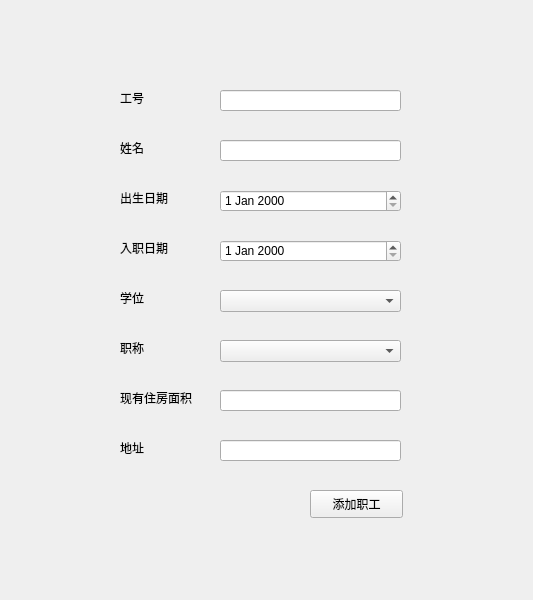
<?xml version="1.0" encoding="UTF-8"?>
<ui version="4.0">
 <class>AddWorker</class>
 <widget class="QWidget" name="AddWorker">
  <property name="geometry">
   <rect>
    <x>0</x>
    <y>0</y>
    <width>533</width>
    <height>600</height>
   </rect>
  </property>
  <property name="windowTitle">
   <string>添加职工</string>
  </property>
  <widget class="QLabel" name="worker_degree_label">
   <property name="geometry">
    <rect>
     <x>120</x>
     <y>290</y>
     <width>72</width>
     <height>15</height>
    </rect>
   </property>
   <property name="text">
    <string>学位</string>
   </property>
  </widget>
  <widget class="QPushButton" name="add_it_button">
   <property name="enabled">
    <bool>true</bool>
   </property>
   <property name="geometry">
    <rect>
     <x>310</x>
     <y>490</y>
     <width>93</width>
     <height>28</height>
    </rect>
   </property>
   <property name="text">
    <string>添加职工</string>
   </property>
  </widget>
  <widget class="QLabel" name="worker_title_label">
   <property name="geometry">
    <rect>
     <x>120</x>
     <y>340</y>
     <width>72</width>
     <height>15</height>
    </rect>
   </property>
   <property name="text">
    <string>职称</string>
   </property>
  </widget>
  <widget class="QLabel" name="worker_address_label">
   <property name="geometry">
    <rect>
     <x>120</x>
     <y>440</y>
     <width>72</width>
     <height>15</height>
    </rect>
   </property>
   <property name="text">
    <string>地址</string>
   </property>
  </widget>
  <widget class="QLineEdit" name="WorkerNameEdit">
   <property name="geometry">
    <rect>
     <x>220</x>
     <y>140</y>
     <width>181</width>
     <height>21</height>
    </rect>
   </property>
  </widget>
  <widget class="QLabel" name="worker_date_label">
   <property name="geometry">
    <rect>
     <x>120</x>
     <y>240</y>
     <width>72</width>
     <height>15</height>
    </rect>
   </property>
   <property name="text">
    <string>入职日期</string>
   </property>
  </widget>
  <widget class="QLabel" name="worker_id_label">
   <property name="geometry">
    <rect>
     <x>120</x>
     <y>90</y>
     <width>72</width>
     <height>15</height>
    </rect>
   </property>
   <property name="text">
    <string>工号</string>
   </property>
  </widget>
  <widget class="QLabel" name="worker_name_label">
   <property name="geometry">
    <rect>
     <x>120</x>
     <y>140</y>
     <width>72</width>
     <height>15</height>
    </rect>
   </property>
   <property name="text">
    <string>姓名</string>
   </property>
  </widget>
  <widget class="QLineEdit" name="workerIDEdit">
   <property name="geometry">
    <rect>
     <x>220</x>
     <y>90</y>
     <width>181</width>
     <height>21</height>
    </rect>
   </property>
  </widget>
  <widget class="QLabel" name="worker_area_label">
   <property name="geometry">
    <rect>
     <x>120</x>
     <y>390</y>
     <width>91</width>
     <height>16</height>
    </rect>
   </property>
   <property name="text">
    <string>现有住房面积</string>
   </property>
  </widget>
  <widget class="QLineEdit" name="WorkerAddressEdit">
   <property name="geometry">
    <rect>
     <x>220</x>
     <y>440</y>
     <width>181</width>
     <height>21</height>
    </rect>
   </property>
  </widget>
  <widget class="QLabel" name="alertLabel">
   <property name="enabled">
    <bool>false</bool>
   </property>
   <property name="geometry">
    <rect>
     <x>140</x>
     <y>500</y>
     <width>121</width>
     <height>16</height>
    </rect>
   </property>
   <property name="text">
    <string/>
   </property>
  </widget>
  <widget class="QLineEdit" name="WorkerAreaEdit">
   <property name="geometry">
    <rect>
     <x>220</x>
     <y>390</y>
     <width>181</width>
     <height>21</height>
    </rect>
   </property>
  </widget>
  <widget class="QLabel" name="label">
   <property name="geometry">
    <rect>
     <x>120</x>
     <y>530</y>
     <width>281</width>
     <height>16</height>
    </rect>
   </property>
   <property name="text">
    <string/>
   </property>
  </widget>
  <widget class="QDateEdit" name="WorkerdateEdit">
   <property name="geometry">
    <rect>
     <x>220</x>
     <y>240</y>
     <width>181</width>
     <height>22</height>
    </rect>
   </property>
  </widget>
  <widget class="QComboBox" name="DegreecomboBox">
   <property name="geometry">
    <rect>
     <x>220</x>
     <y>290</y>
     <width>181</width>
     <height>22</height>
    </rect>
   </property>
  </widget>
  <widget class="QComboBox" name="TitlecomboBox">
   <property name="geometry">
    <rect>
     <x>220</x>
     <y>340</y>
     <width>181</width>
     <height>22</height>
    </rect>
   </property>
  </widget>
  <widget class="QLabel" name="label_2">
   <property name="geometry">
    <rect>
     <x>120</x>
     <y>190</y>
     <width>72</width>
     <height>15</height>
    </rect>
   </property>
   <property name="text">
    <string>出生日期</string>
   </property>
  </widget>
  <widget class="QDateEdit" name="birthdateEdit">
   <property name="geometry">
    <rect>
     <x>220</x>
     <y>190</y>
     <width>181</width>
     <height>22</height>
    </rect>
   </property>
  </widget>
 </widget>
 <resources/>
 <connections/>
</ui>
